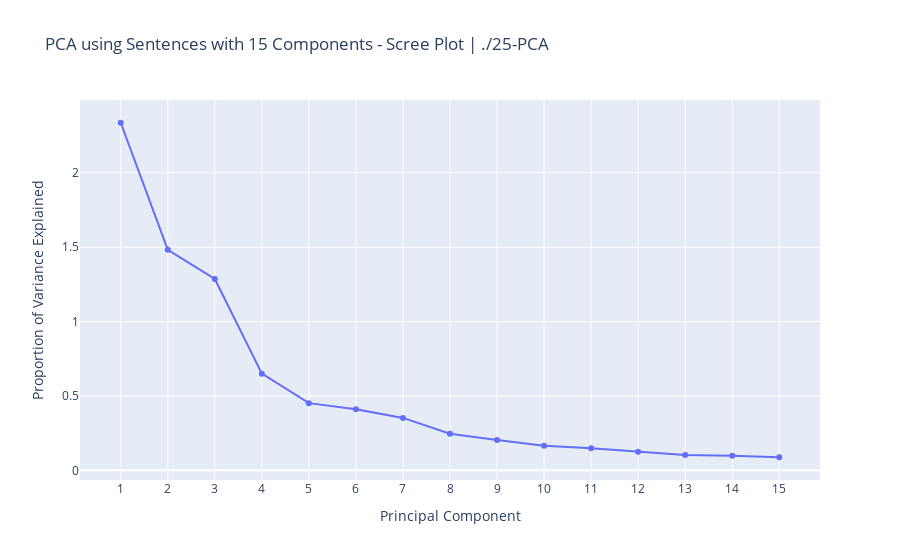

Here is the notebook cell this chart was saved with:
### Code cell
import plotly.express as px
import plotly.io as pio

# Create scree plot using plotly.express
fig_1 = px.line(
    x=np.arange(1, len(cumulative_variance)+1), 
    y=pca.explained_variance_,
    markers=True, 
    labels={'x': 'Principal Component', 'y': 'Proportion of Variance Explained'},
    title=f"PCA using Sentences with {n_components} Components - Scree Plot | {working_directory}"
)

fig_1.update_layout(
    xaxis={
        'tickmode': 'linear', # Set tick mode to linear
        'dtick': 1, # Set tick interval to 1
        'tick0': 0 # Start tick at 0
    }
)

pio.write_html(
    fig_1, 
    auto_open=True,
    file=f"{working_directory}/pca_scree_plot_with_{n_components}_components.html"
)

fig_1.show()

### Figure 1 — Plotly figure (JSON) as saved in the notebook; plotly's stock layout.template omitted (floating-point values rounded to 4 significant figures)
{"data": [{"hovertemplate": "Principal Component=%{x}<br>Proportion of Variance Explained=%{y}<extra></extra>", "legendgroup": "", "line": {"color": "#636efa", "dash": "solid"}, "marker": {"symbol": "circle"}, "mode": "markers+lines", "name": "", "orientation": "v", "showlegend": false, "type": "scatter", "x": [1, 2, 3, 4, 5, 6, 7, 8, 9, 10, 11, 12, 13, 14, 15], "xaxis": "x", "y": [2.336, 1.482, 1.286, 0.6501, 0.4518, 0.4111, 0.3525, 0.2463, 0.204, 0.166, 0.1482, 0.1243, 0.1036, 0.09742, 0.08803], "yaxis": "y"}], "layout": {"autosize": true, "legend": {"tracegroupgap": 0}, "title": {"text": "PCA using Sentences with 15 Components - Scree Plot | ./25-PCA"}, "xaxis": {"anchor": "y", "autorange": true, "domain": [0, 1], "dtick": 1, "range": [0.1284, 15.87], "tick0": 0, "tickmode": "linear", "title": {"text": "Principal Component"}, "type": "linear"}, "yaxis": {"anchor": "x", "autorange": true, "domain": [0, 1], "range": [-0.09752, 2.522], "title": {"text": "Proportion of Variance Explained"}, "type": "linear"}}}
